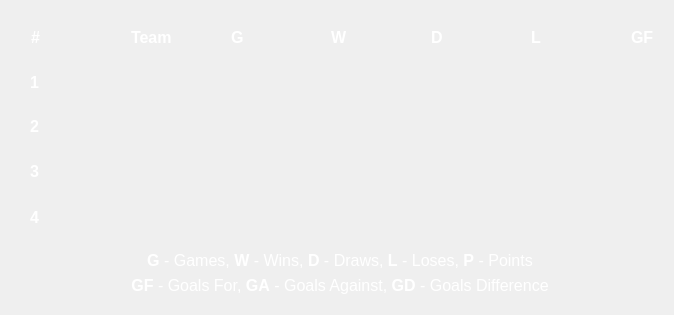
         <widget class="QWidget" name="tab_GS16_GroupB_Table">
          <attribute name="title">
           <string>Table</string>
          </attribute>
          <widget class="QTreeWidget" name="tree_GS16_GroupB">
           <property name="geometry">
            <rect>
             <x>30</x>
             <y>10</y>
             <width>631</width>
             <height>261</height>
            </rect>
           </property>
           <property name="sizePolicy">
            <sizepolicy hsizetype="Fixed" vsizetype="Fixed">
             <horstretch>0</horstretch>
             <verstretch>0</verstretch>
            </sizepolicy>
           </property>
           <property name="styleSheet">
            <string notr="true">QTreeWidget {
font-size: 17px;
padding-top: 5px;
padding-bottom: 5px;
padding-right: 5px;
background: rgba(0,0,0,0);
border: 0px solid black;
}

QTreeWidget::item {
font-size: 15px;
padding-left: 15px;
padding-top: 10px;
padding-bottom: 10px;
padding-right: 5px;
color: #3a3a3a;
width: 150px;
color: white;
}

QHeaderView {
font-size: 16px;
color: black;
height: 15px;
background: rgba(0, 0, 0, 0);
}

 QHeaderView::section {
   	background: rgba(0, 0, 0, 0);
    color: white;
	padding-left: 1px;
	height: 45px;
	border-radius: 25px;
	font-weight: bold;
 }</string>
           </property>
           <property name="verticalScrollBarPolicy">
            <enum>Qt::ScrollBarAlwaysOff</enum>
           </property>
           <property name="horizontalScrollBarPolicy">
            <enum>Qt::ScrollBarAlwaysOff</enum>
           </property>
           <property name="editTriggers">
            <set>QAbstractItemView::NoEditTriggers</set>
           </property>
           <property name="showDropIndicator" stdset="0">
            <bool>false</bool>
           </property>
           <property name="alternatingRowColors">
            <bool>false</bool>
           </property>
           <attribute name="headerMinimumSectionSize">
            <number>30</number>
           </attribute>
           <attribute name="headerShowSortIndicator" stdset="0">
            <bool>false</bool>
           </attribute>
           <attribute name="headerStretchLastSection">
            <bool>false</bool>
           </attribute>
           <column>
            <property name="text">
             <string>#</string>
            </property>
           </column>
           <column>
            <property name="text">
             <string>Team</string>
            </property>
           </column>
           <column>
            <property name="text">
             <string>G</string>
            </property>
           </column>
           <column>
            <property name="text">
             <string>W</string>
            </property>
           </column>
           <column>
            <property name="text">
             <string>D</string>
            </property>
           </column>
           <column>
            <property name="text">
             <string>L</string>
            </property>
           </column>
           <column>
            <property name="text">
             <string>GF</string>
            </property>
           </column>
           <column>
            <property name="text">
             <string>GA</string>
            </property>
           </column>
           <column>
            <property name="text">
             <string>GD</string>
            </property>
           </column>
           <column>
            <property name="text">
             <string>P</string>
            </property>
           </column>
          </widget>
          <widget class="QLabel" name="lbl_GS16_GroupB_1st">
           <property name="geometry">
            <rect>
             <x>30</x>
             <y>73</y>
             <width>9</width>
             <height>19</height>
            </rect>
           </property>
           <property name="styleSheet">
            <string notr="true">color: white;
font-size: 16px;</string>
           </property>
           <property name="text">
            <string>&lt;b&gt;1&lt;/b&gt;</string>
           </property>
          </widget>
          <widget class="QLabel" name="lbl_GS16_GroupB_2nd">
           <property name="geometry">
            <rect>
             <x>30</x>
             <y>117</y>
             <width>9</width>
             <height>19</height>
            </rect>
           </property>
           <property name="styleSheet">
            <string notr="true">color: white;
font-size: 16px;</string>
           </property>
           <property name="text">
            <string>&lt;b&gt;2&lt;/b&gt;</string>
           </property>
          </widget>
          <widget class="QLabel" name="lbl_GS16_GroupB_3rd">
           <property name="geometry">
            <rect>
             <x>30</x>
             <y>162</y>
             <width>9</width>
             <height>19</height>
            </rect>
           </property>
           <property name="styleSheet">
            <string notr="true">color: white;
font-size: 16px;</string>
           </property>
           <property name="text">
            <string>&lt;b&gt;3&lt;/b&gt;</string>
           </property>
          </widget>
          <widget class="QLabel" name="lbl_GS16_GroupB_4th">
           <property name="geometry">
            <rect>
             <x>30</x>
             <y>208</y>
             <width>9</width>
             <height>19</height>
            </rect>
           </property>
           <property name="styleSheet">
            <string notr="true">color: white;
font-size: 16px;</string>
           </property>
           <property name="text">
            <string>&lt;b&gt;4&lt;/b&gt;</string>
           </property>
          </widget>
          <widget class="QLabel" name="lbl_GS16_GroupB_legend1">
           <property name="geometry">
            <rect>
             <x>15</x>
             <y>240</y>
             <width>650</width>
             <height>41</height>
            </rect>
           </property>
           <property name="styleSheet">
            <string notr="true">color: white;
font-size: 16px;</string>
           </property>
           <property name="text">
            <string>&lt;b&gt;G&lt;/b&gt; - Games, &lt;b&gt;W&lt;/b&gt; - Wins, &lt;b&gt;D&lt;/b&gt; - Draws, &lt;b&gt;L&lt;/b&gt; - Loses, &lt;b&gt;P&lt;/b&gt; - Points</string>
           </property>
           <property name="alignment">
            <set>Qt::AlignCenter</set>
           </property>
          </widget>
          <widget class="QLabel" name="lbl_GS16_GroupB_legend2">
           <property name="geometry">
            <rect>
             <x>15</x>
             <y>265</y>
             <width>650</width>
             <height>41</height>
            </rect>
           </property>
           <property name="styleSheet">
            <string notr="true">color: white;
font-size: 16px;</string>
           </property>
           <property name="text">
            <string>&lt;b&gt;GF&lt;/b&gt; - Goals For, &lt;b&gt;GA&lt;/b&gt; - Goals Against, &lt;b&gt;GD&lt;/b&gt; - Goals Difference</string>
           </property>
           <property name="alignment">
            <set>Qt::AlignCenter</set>
           </property>
          </widget>
         </widget>
